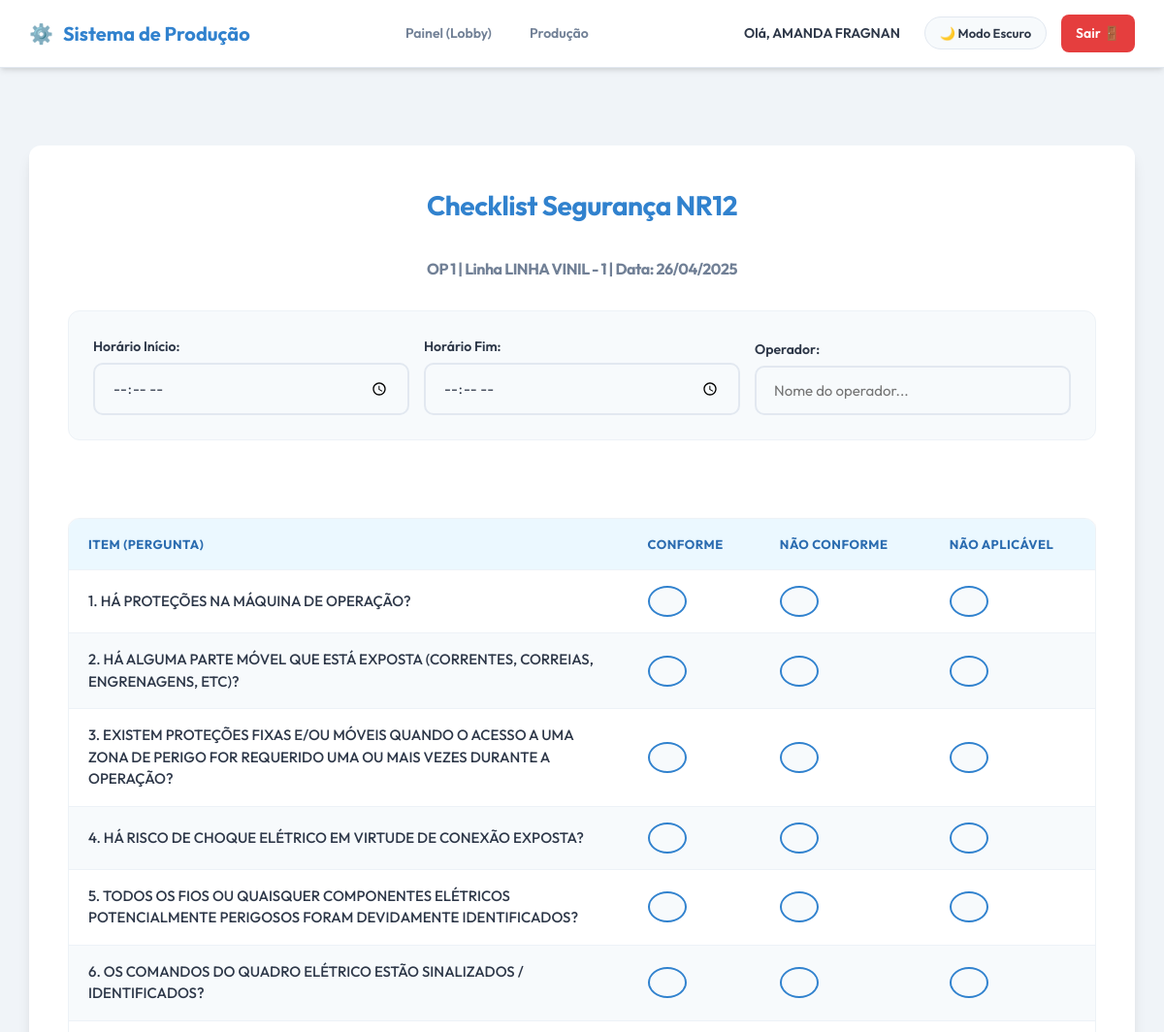
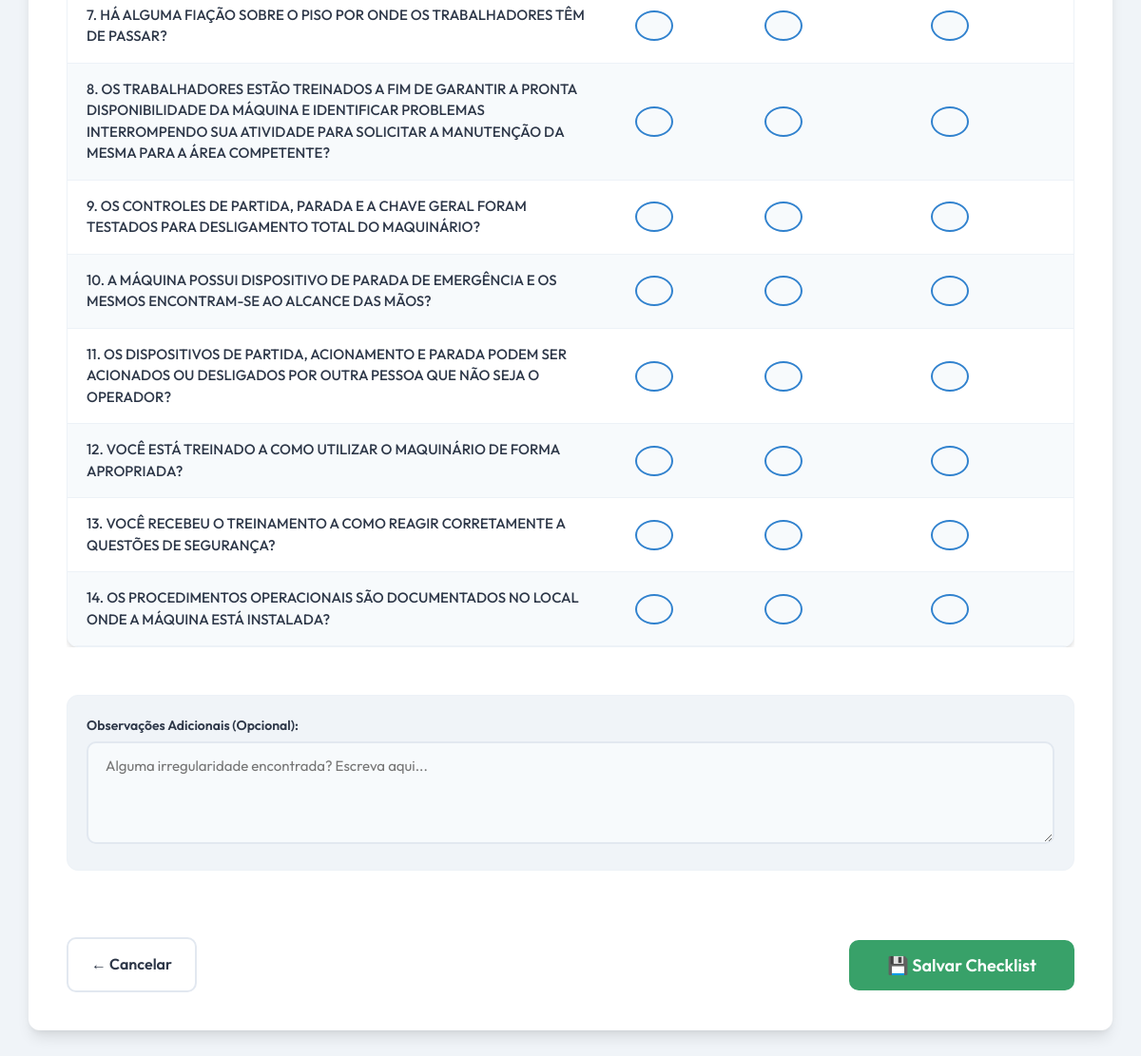
/pages/nr12_formulario.php?id=1 (signed in), run on the app's committed database (2 pictures, top to bottom).
### tables this page shows
CREATE TABLE `tab_op` (
  `OP_ID` int NOT NULL AUTO_INCREMENT,
  `OP_DATA_PROG` date NOT NULL,
  `OP_ID_PRODUTO` int NOT NULL,
  `OP_QTD_PRODUTO` int NOT NULL,
  `OP_LINHA` varchar(100) NOT NULL,
  `OP_PROGRAMADOR` varchar(100) NOT NULL,
  `OP_TAG_MAQ` varchar(100) NOT NULL,
  `OP_RECEBEDOR` varchar(100) DEFAULT NULL,
  `OP_STATUS` varchar(100) DEFAULT NULL,
  `OP_HORA_INICIO` datetime DEFAULT NULL,
  `OP_HORA_FIM` datetime DEFAULT NULL,
  `OP_QTD_REAL` int DEFAULT NULL,
  `OP_DIARIO_BORDO` varchar(5000) DEFAULT NULL,
  PRIMARY KEY (`OP_ID`)
);

### pages/nr12_formulario.php (the view, shortened to what this page needs)
<?php
include('../php/conexao.php');
$op_id = $_GET['id'];
$query = "SELECT OP_ID, OP_LINHA, OP_DATA_PROG FROM tab_op WHERE OP_ID = ?";
$stmt = mysqli_prepare($conn, $query);
mysqli_stmt_bind_param($stmt, "i", $op_id);
mysqli_stmt_execute($stmt);
$result = mysqli_stmt_get_result($stmt);
$op_data = mysqli_fetch_assoc($result);
$check_query = "SELECT * FROM TAB_NR12 WHERE NR12_OP = ?";
$check_stmt = mysqli_prepare($conn, $check_query);
mysqli_stmt_bind_param($check_stmt, "i", $op_id);
mysqli_stmt_execute($check_stmt);
$check_result = mysqli_stmt_get_result($check_stmt);
$nr12_data = mysqli_fetch_assoc($check_result);
?>
<!DOCTYPE html>
<html lang="pt-br">
<head>
    <link rel="stylesheet" href="../css/style.css">
</head>
<body>
<?php include_once dirname(__DIR__) . '/php/header.php'; ?>
<div class="container">
    <h2>Checklist Segurança NR12</h2>
    <h3 style="color: var(--text-muted); font-size: 16px; margin-bottom: 30px;">
        OP <?php echo htmlspecialchars($op_data['OP_ID']); ?> | Linha <?php echo htmlspecialchars($op_data['OP_LINHA']); ?> | Data: <?php echo date('d/m/Y', strtotime($op_data['OP_DATA_PROG'])); ?>
    </h3>
    <form method="POST" action="../php/salvar_nr12.php">
        <div class="filtros">
            <div>
                <label>Horário Início:</label>
                <input type="time" name="inicio" value="<?php echo isset($nr12_data['NR12_INICIO']) ? substr($nr12_data['NR12_INICIO'], 0, 5) : ''; ?>" required>
            </div>
            <div>
                <label>Horário Fim:</label>
                <input type="time" name="fim" value="<?php echo isset($nr12_data['NR12_FIM']) ? substr($nr12_data['NR12_FIM'], 0, 5) : ''; ?>" required>
            </div>
            <div>
                <label>Operador:</label>
                <input type="text" name="operador" placeholder="Nome do operador..." value="<?php echo isset($nr12_data['NR12_OPERADOR']) ? htmlspecialchars($nr12_data['NR12_OPERADOR']) : ''; ?>" required>
            </div>
        </div>
        <div class="table-responsive">
            <table class="checklist-table">
                <thead>
                    <tr>
                        <th>ITEM (PERGUNTA)</th>
                        <th>CONFORME</th>
                        <th>NÃO CONFORME</th>
                        <th>NÃO APLICÁVEL</th>
                    </tr>
                </thead>
                <tbody>
                    <?php
                    $questions = [
                        1 => "HÁ PROTEÇÕES NA MÁQUINA DE OPERAÇÃO?",
                        2 => "HÁ ALGUMA PARTE MÓVEL QUE ESTÁ EXPOSTA (CORRENTES, CORREIAS, ENGRENAGENS, ETC)?",
                        3 => "EXISTEM PROTEÇÕES FIXAS E/OU MÓVEIS QUANDO O ACESSO A UMA ZONA DE PERIGO FOR REQUERIDO UMA OU MAIS VEZES DURANTE A OPERAÇÃO?",
                        4 => "HÁ RISCO DE CHOQUE ELÉTRICO EM VIRTUDE DE CONEXÃO EXPOSTA?",
                        5 => "TODOS OS FIOS OU QUAISQUER COMPONENTES ELÉTRICOS POTENCIALMENTE PERIGOSOS FORAM DEVIDAMENTE IDENTIFICADOS?",
                        6 => "OS COMANDOS DO QUADRO ELÉTRICO ESTÃO SINALIZADOS / IDENTIFICADOS?",
                        7 => "HÁ ALGUMA FIAÇÃO SOBRE O PISO POR ONDE OS TRABALHADORES TÊM DE PASSAR?",
                        8 => "OS TRABALHADORES ESTÃO TREINADOS A FIM DE GARANTIR A PRONTA DISPONIBILIDADE DA MÁQUINA E IDENTIFICAR PROBLEMAS INTERROMPENDO SUA ATIVIDADE PARA SOLICITAR A MANUTENÇÃO DA MESMA PARA A ÁREA COMPETENTE?",
                        9 => "OS CONTROLES DE PARTIDA, PARADA E A CHAVE GERAL FORAM TESTADOS PARA DESLIGAMENTO TOTAL DO MAQUINÁRIO?",
                        10 => "A MÁQUINA POSSUI DISPOSITIVO DE PARADA DE EMERGÊNCIA E OS MESMOS ENCONTRAM-SE AO ALCANCE DAS MÃOS?",
                        11 => "OS DISPOSITIVOS DE PARTIDA, ACIONAMENTO E PARADA PODEM SER ACIONADOS OU DESLIGADOS POR OUTRA PESSOA QUE NÃO SEJA O OPERADOR?",
                        12 => "VOCÊ ESTÁ TREINADO A COMO UTILIZAR O MAQUINÁRIO DE FORMA APROPRIADA?",
                        13 => "VOCÊ RECEBEU O TREINAMENTO A COMO REAGIR CORRETAMENTE A QUESTÕES DE SEGURANÇA?",
                        14 => "OS PROCEDIMENTOS OPERACIONAIS SÃO DOCUMENTADOS NO LOCAL ONDE A MÁQUINA ESTÁ INSTALADA?"
                    ];
                    foreach ($questions as $num => $question) {
                        echo "<tr>";
                        echo "<td class='question' style='max-width: 500px; line-height: 1.5; white-space: normal; font-weight: 500;'>$num. $question</td>";
                        $options = ['CONFORME', 'NÃO CONFORME', 'NÃO APLICÁVEL'];
                        foreach ($options as $option) {
                            $isChecked = false;
                            $checked = $isChecked ? 'checked' : '';
                            echo "<td class='options' style='text-align: center;'><input type='radio' name='Q$num' value='$option' $checked required></td>";
                        }
                        echo "</tr>";
                    }
                    ?>
                </tbody>
            </table>
        </div>
        <div class="form-section" style="margin-top: 30px;">
            <label>Observações Adicionais (Opcional):</label>
            <textarea name="obs" rows="4" placeholder="Alguma irregularidade encontrada? Escreva aqui..."><?php echo isset($nr12_data['NR12_OBS']) ? htmlspecialchars($nr12_data['NR12_OBS']) : ''; ?></textarea>
        </div>
        <div style="margin-top: 30px; display: flex; justify-content: space-between; align-items: center;">
            <a href="producao.php" class="btn btn-outline" style="border: 2px solid var(--input-border); color: var(--text-color); background: transparent;">← Cancelar</a>
            <button type="submit" class="btn btn-success" style="padding: 15px 40px; font-size: 18px;">💾 Salvar Checklist</button>
        </div>
    </form>
</div>
</body>
</html>

### css/style.css (style rules this page uses)
:root { --bg-color: #f0f4f8; --container-bg: #ffffff; --text-color: #2d3748; --text-muted: #718096; --primary-color: #3182ce; --primary-hover: #2b6cb0; --accent-color: #38b2ac; --input-bg: #f7fafc; --input-border: #e2e8f0; --table-bg: #ffffff; --table-border: #edf2f7; --table-header-bg: #ebf8ff; --table-header-text: #2b6cb0; --table-row-even: #f7fafc; --table-row-odd: #ffffff; --danger-color: #e53e3e; --success-color: #38a169; --warning-color: #d69e2e; --shadow-sm: 0 1px 2px 0 rgba(0, 0, 0, 0.05); --shadow-md: 0 4px 6px -1px rgba(0, 0, 0, 0.1), 0 2px 4px -1px rgba(0, 0, 0, 0.06); --shadow-lg: 0 10px 15px -3px rgba(0, 0, 0, 0.1), 0 4px 6px -2px rgba(0, 0, 0, 0.05); --border-radius: 12px; }
* { box-sizing: border-box; margin: 0; padding: 0; }
body { font-family: 'Outfit', sans-serif; background-color: var(--bg-color); color: var(--text-color); line-height: 1.6; transition: background-color 0.3s ease, color 0.3s ease; padding-bottom: 60px; }
.container, .login-container, .form-container, .form-os { width: 95%; max-width: 1500px; margin: 60px auto; background: var(--container-bg); padding: 40px; border-radius: var(--border-radius); box-shadow: var(--shadow-lg); transition: background-color 0.3s ease, box-shadow 0.3s ease; position: relative; }
h2, h3 { text-align: center; color: var(--primary-color); font-weight: 700; margin-bottom: 30px; letter-spacing: -0.5px; }
h2 { font-size: 28px; }
h3 { font-size: 22px; }
form { display: flex; flex-direction: column; gap: 20px; }
.form-section { padding: 20px; background: var(--bg-color); border-radius: var(--border-radius); border: 1px solid var(--table-border); margin-bottom: 20px; }
label { font-weight: 600; font-size: 14px; color: var(--text-color); margin-bottom: 5px; display: block; }
input, select, textarea { padding: 14px 18px; border: 2px solid var(--input-border); background: var(--input-bg); color: var(--text-color); border-radius: 10px; font-size: 15px; font-family: 'Outfit', sans-serif; transition: all 0.3s ease; width: 100%; }
button, .btn { background: var(--primary-color); color: #ffffff; font-weight: 600; padding: 14px 24px; border: none; border-radius: 10px; cursor: pointer; font-size: 16px; font-family: 'Outfit', sans-serif; transition: all 0.3s ease; display: inline-block; text-align: center; text-decoration: none; white-space: nowrap; }
.btn-success, button[style*="background-color: #28a745"], button[style*="background:#28a745"] { background: var(--success-color) !important; }
.table-responsive { overflow-x: auto; }
table { width: 100%; border-collapse: separate; border-spacing: 0; background-color: var(--table-bg); font-size: 15px; border-radius: var(--border-radius); overflow: hidden; box-shadow: var(--shadow-md); margin-top: 30px; border: 1px solid var(--table-border); }
th, td { padding: 16px 20px; text-align: left; border-bottom: 1px solid var(--table-border); white-space: nowrap; }
th { background-color: var(--table-header-bg); color: var(--table-header-text); font-weight: 700; text-transform: uppercase; font-size: 13px; letter-spacing: 0.5px; }
td { color: var(--text-color); }
tbody tr { transition: background-color 0.2s ease; }
tbody tr:nth-child(even) { background-color: var(--table-row-even); }
tbody tr:nth-child(odd) { background-color: var(--table-row-odd); }
.filtros { display: flex; flex-wrap: wrap; gap: 15px; background: var(--input-bg); padding: 25px; border-radius: var(--border-radius); margin-bottom: 30px; align-items: flex-end; border: 1px solid var(--table-border); }
.filtros > div { flex: 1; min-width: 200px; }
input[type="radio"] { appearance: none; background-color: var(--input-bg); margin: 0; font: inherit; color: var(--primary-color); width: 1.15em; height: 1.15em; border: 0.15em solid currentColor; border-radius: 50%; display: grid; place-content: center; }
input[type="radio"]::before { content: ""; width: 0.65em; height: 0.65em; border-radius: 50%; transform: scale(0); transition: 120ms transform ease-in-out; box-shadow: inset 1em 1em var(--primary-color); }

### data on the page
tab_op: OP_ID "1", OP_LINHA "LINHA VINIL - 1", OP_DATA_PROG "26/04/2025"

### other printed values
$_SESSION['nome'] "AMANDA FRAGNAN"
$num "1"
$question "HÁ PROTEÇÕES NA MÁQUINA DE OPERAÇÃO?"
$num "2"
$question "HÁ ALGUMA PARTE MÓVEL QUE ESTÁ EXPOSTA (CORRENTES, CORREIAS, ENGRENAGENS, ETC)?"
$num "3"
$question "EXISTEM PROTEÇÕES FIXAS E/OU MÓVEIS QUANDO O ACESSO A UMA ZONA DE PERIGO FOR REQUERIDO UMA OU MAIS VEZES DURANTE A OPERAÇÃO?"
$num "4"
$question "HÁ RISCO DE CHOQUE ELÉTRICO EM VIRTUDE DE CONEXÃO EXPOSTA?"
$num "5"
$question "TODOS OS FIOS OU QUAISQUER COMPONENTES ELÉTRICOS POTENCIALMENTE PERIGOSOS FORAM DEVIDAMENTE IDENTIFICADOS?"
$num "6"
$question "OS COMANDOS DO QUADRO ELÉTRICO ESTÃO SINALIZADOS / IDENTIFICADOS?"
$num "7"
$question "HÁ ALGUMA FIAÇÃO SOBRE O PISO POR ONDE OS TRABALHADORES TÊM DE PASSAR?"
